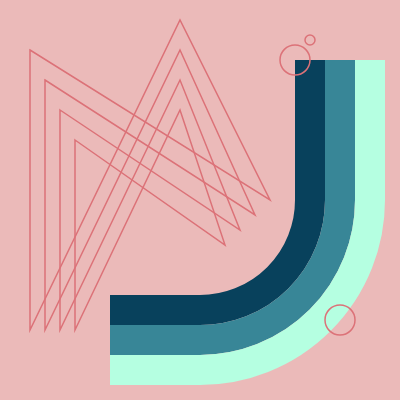
Frame 1 (no input)
Frame 60 (no input): identical to frame 1, image omitted
Frame 120 (the mouse pressed at the canvas centre since frame 60): identical to frame 1, image omitted

The p5.js sketch that drew this single still picture (run headless with seeded random() and noise() and a simulated clock; from frame 60 on, the mouse is pressed at the canvas centre):

// p5.js sketch
// ── sketch.js
// Variablen
const sketchWidth = 400;
const sketchHight = 400;

let color1 = '#b5ffe1'; //Magic Mint
let color2 = '#388697'; //Metallic Seaweed
let color3 = '#08415c'; //Indigo Dye
let bgcolor = '#ebbab9'; //Baby Pink
let color4 = '#dc7278'; //Candy Pink

const sWeight = 1.5;
const sWeight_arc = 30;

const rk = 220;

//------------------------------
function preload(){
  // preload assets
}

function setup() {
  createCanvas(sketchWidth, sketchHight);
}

function draw() {
  background(bgcolor);
  stroke(color3);


  //Viertel Kreisbogen --------------------
  const Kreisbogen = [];
  for (let k = 0; k < 3; k += 1) {
    noFill();
    strokeWeight(sWeight_arc);
    strokeCap(SQUARE);
    
    //Kreisbogenverlängerung
      let startpunkt = (200 + rk/2) + (sWeight_arc * k);

      line(startpunkt, 60, startpunkt, 200);
      line(110, startpunkt, 200, startpunkt);
    //----------------------

    Kreisbogen.push([
    arc(
    sketchWidth/2, sketchHight/2,
    rk + ((sWeight_arc * 2) * k), rk + ((sWeight_arc * 2) * k),
    Math.PI / 180 * 0,
    Math.PI / 180 * 90,
    OPEN
    )
    ]);
    
     
    //überarbeiten durch verbinden mit Arraywerten
    if (k === -1) {
      stroke(color3);
    } else if (k === 0) {
      stroke(color2);
    } else if (k === 1) {
      stroke(color1);
    }
  }


  //Eingerehte Vierecke-----------------------
  for (e = 0; e < 4; e += 1) {
    strokeWeight(sWeight);
    stroke(color4);

    let verschiebung = 15 * e;

    beginShape();
    vertex(30 + verschiebung, 50 + (verschiebung * 2));
    vertex(270 - verschiebung, 200 + verschiebung);
    vertex(180, 20 + (verschiebung * 2));
    vertex(30 + verschiebung, 330);
    endShape(CLOSE);
  }

  //extras
  circle(295, 60, 30);
  circle(310, 40, 10);
  circle(340, 320, 30);

  
}
